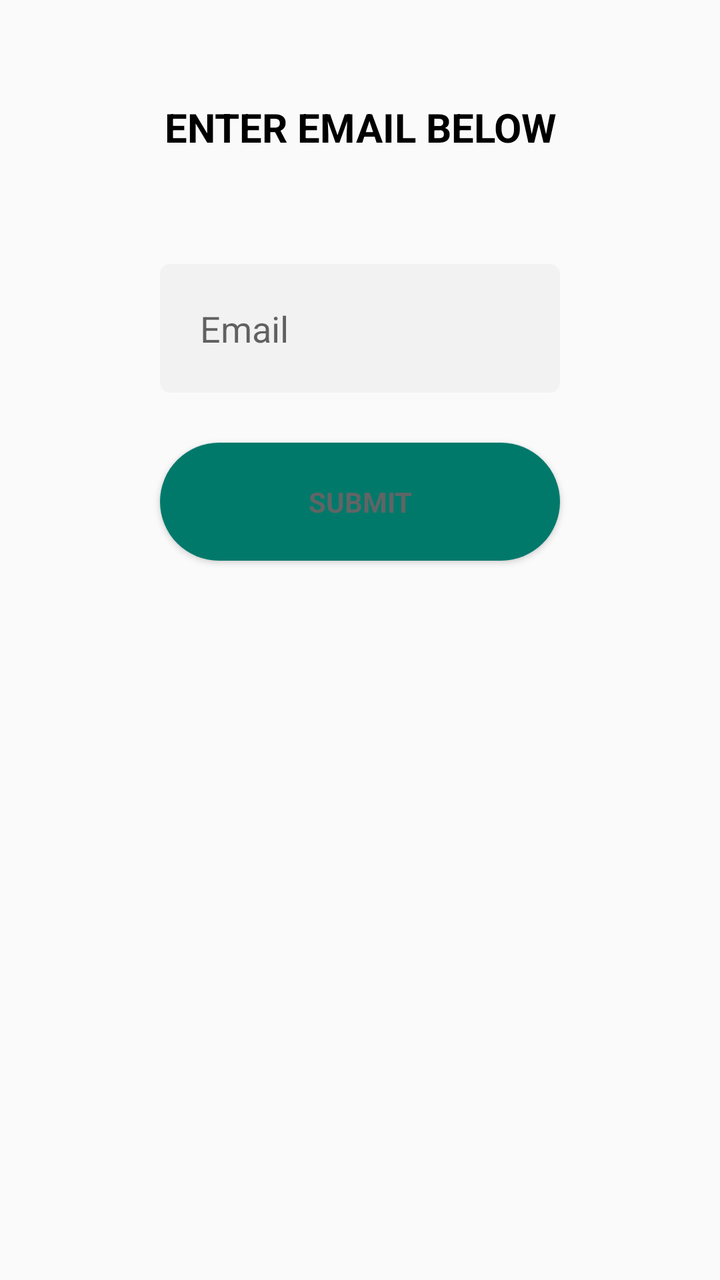
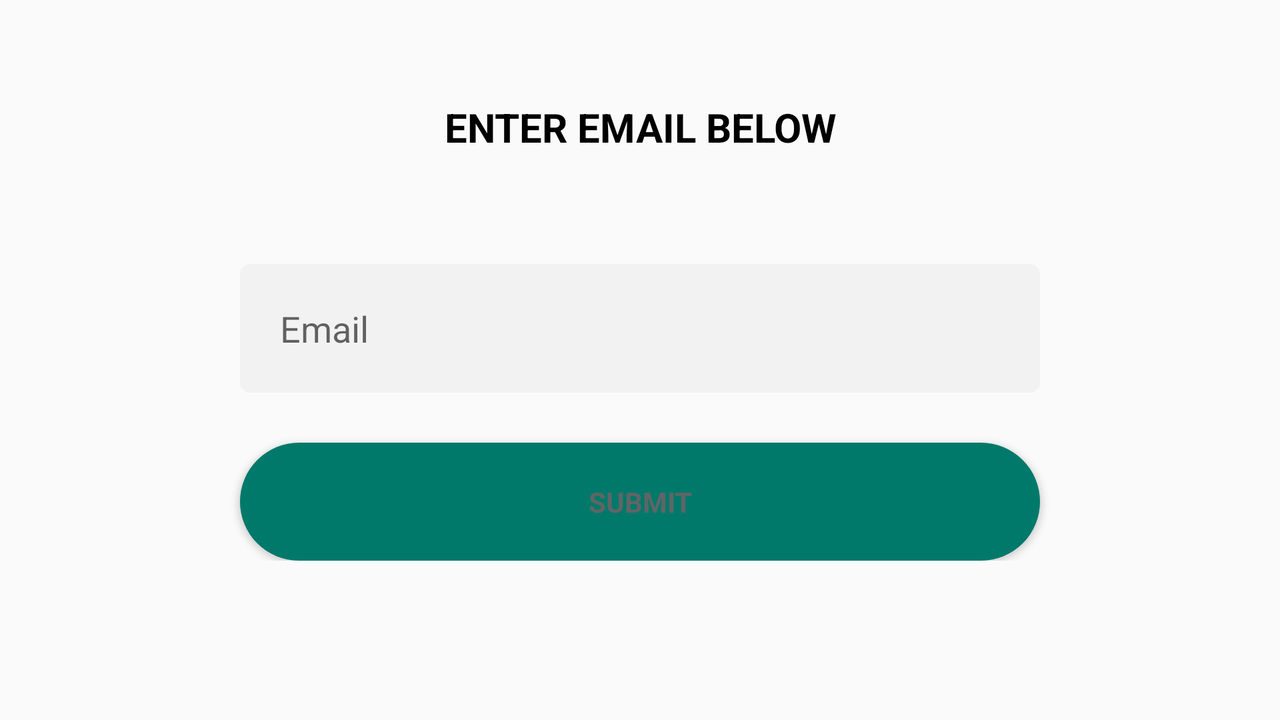

An Android layout and its configuration variant, each rendered on a device that would load it. The default file and the variant file are quoted in full after the pictures.
<!-- AndroidManifest.xml: application theme AppTheme -->
<!-- res/layout/pop_up_forgot_password.xml -->
<?xml version="1.0" encoding="utf-8"?>
<LinearLayout xmlns:android="http://schemas.android.com/apk/res/android"
android:orientation="vertical"
android:layout_width="match_parent"
android:layout_height="match_parent"
    >

<TextView
    android:layout_marginTop="50dp"
    android:layout_width="200dp"
    android:layout_height="wrap_content"
    android:layout_gravity="center"
    android:text="Enter Email Below"
    android:textAllCaps="true"
    android:textStyle="bold"
    android:textColor="#000000"
    android:textSize="20sp"
    android:fontFamily="sans-serif"
    android:textAlignment="center"
    android:layout_marginBottom="55dp"/>

<EditText
    android:id="@+id/email"
    android:layout_width="200dp"
    android:layout_height="wrap_content"
    android:layout_gravity="center"
    android:background="@drawable/rounded_text"
    android:padding="20dp"
    android:hint="@string/email"
    android:inputType="textEmailAddress"
    android:fontFamily="sans-serif"
    android:maxLines="1"/>

<Button
    android:id="@+id/sing_in_button"
    android:layout_width="200dp"
    android:layout_height="wrap_content"
    android:layout_gravity="center"
    android:background="@drawable/rounded_button"
    android:layout_marginTop="25dp"
    android:padding="20dp"
    android:text="@string/submit"
    android:fontFamily="sans-serif"
    android:textColor="#606565"
    android:textStyle="bold"
    android:onClick="submit"/>

</LinearLayout>
<!-- resources referenced by this layout -->
<resources>
  <!-- drawable rounded_button (drawable) -->
  <?xml version="1.0" encoding="utf-8"?>
  <shape xmlns:android = "http://schemas.android.com/apk/res/android"
      android:shape="rectangle"
      android:padding = "10dp">
      <solid android:color="#00796B"/>
      <corners
          android:topRightRadius="50dp"
          android:bottomRightRadius="50dp"
          android:bottomLeftRadius="50dp"
          android:topLeftRadius="50dp"/>
  </shape>
  <!-- drawable rounded_text (drawable) -->
  <?xml version="1.0" encoding="utf-8"?>
  <shape xmlns:android = "http://schemas.android.com/apk/res/android"
      android:shape="rectangle"
      android:padding = "10dp">
      <solid android:color="#b3efefef" />
      <corners
          android:topRightRadius="5dp"
          android:bottomRightRadius="5dp"
          android:bottomLeftRadius="5dp"
          android:topLeftRadius="5dp"/>
  </shape>
  <string name="email">Email</string>
  <string name="submit">SUBMIT</string>
  <style name="AppTheme" parent="Theme.AppCompat.Light.DarkActionBar">
          
          <item name="colorPrimary">#00796B</item>
          <item name="colorPrimaryDark">#00665A</item>
          <item name="colorAccent">@color/colorAccent</item>
      </style>
  <color name="colorAccent">#D3D3D3</color>
</resources>
<!-- res/layout-land/pop_up_forgot_password.xml (the repository's variant of the layout above) -->
<!-- drawn on the phone turned sideways -->
<?xml version="1.0" encoding="utf-8"?>
<LinearLayout xmlns:android="http://schemas.android.com/apk/res/android"
android:orientation="vertical"
android:layout_width="match_parent"
android:layout_height="match_parent"
    >

    <ScrollView
        android:layout_width="match_parent"
        android:layout_height="wrap_content">

        <LinearLayout
            android:layout_width="match_parent"
            android:layout_height="wrap_content"
            android:orientation="vertical">

            <TextView
                android:layout_marginTop="50dp"
                android:layout_width="200dp"
                android:layout_height="wrap_content"
                android:layout_gravity="center"
                android:text="Enter Email Below"
                android:textAllCaps="true"
                android:textStyle="bold"
                android:textColor="#000000"
                android:textSize="20sp"
                android:fontFamily="sans-serif"
                android:textAlignment="center"
                android:layout_marginBottom="55dp"/>

            <EditText
                android:id="@+id/email"
                android:layout_width="400dp"
                android:layout_height="wrap_content"
                android:layout_gravity="center"
                android:background="@drawable/rounded_text"
                android:padding="20dp"
                android:hint="@string/email"
                android:inputType="textEmailAddress"
                android:fontFamily="sans-serif"
                android:maxLines="1"/>

            <Button
                android:id="@+id/sing_in_button"
                android:layout_width="400dp"
                android:layout_height="wrap_content"
                android:layout_gravity="center"
                android:background="@drawable/rounded_button"
                android:layout_marginTop="25dp"
                android:padding="20dp"
                android:text="@string/submit"
                android:fontFamily="sans-serif"
                android:textColor="#606565"
                android:textStyle="bold"
                android:onClick="submit"/>
        </LinearLayout>
    </ScrollView>
</LinearLayout>
